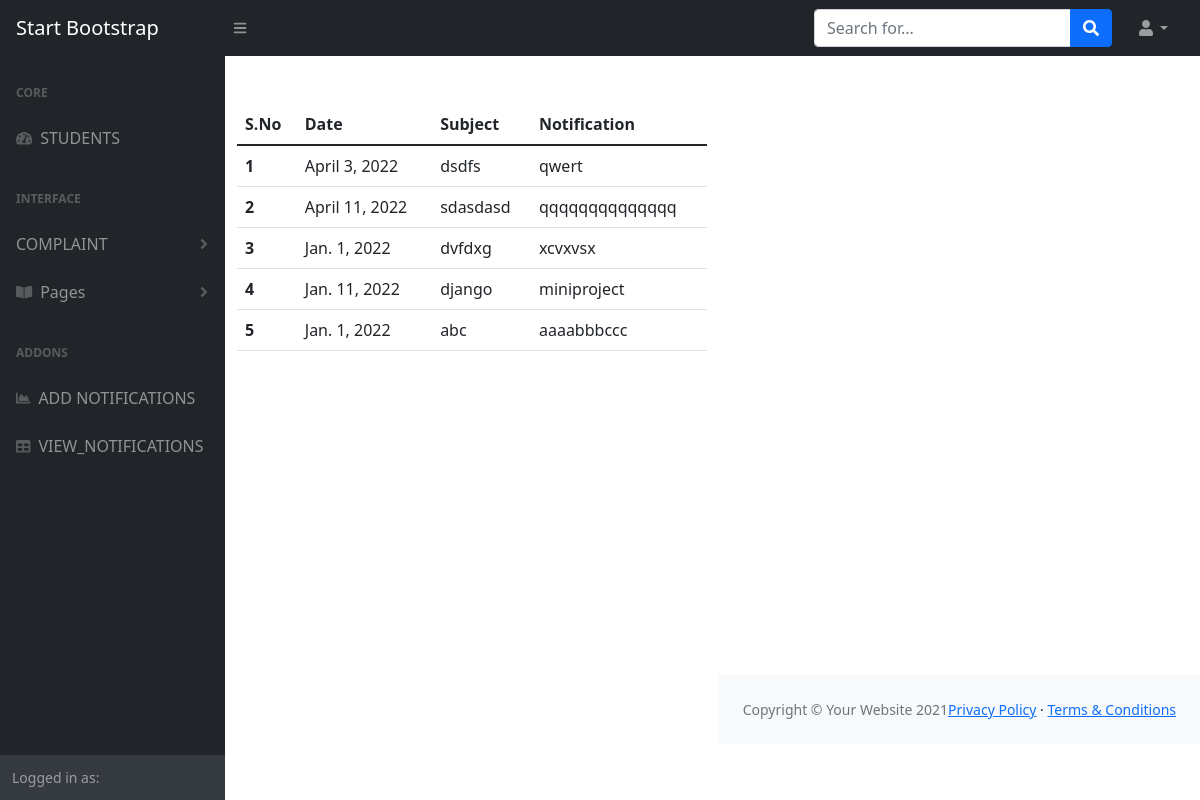
The page /notification_view/ on the database its author committed.
### classroom_app/models.py (models this page shows)
class Notifications(models.Model):
    date = models.DateField()
    subject = models.CharField(max_length=100)
    notification = models.TextField()

### classroom_app/views.py (the view)
# urls.py: path('notification_view/', views.notification_view, name='notification_view'),
def notification_view(request):
    data = Notifications.objects.all()
    context = {
        'data': data
    }
    return render(request, 'notification_view.html',context)

### templates/notification_view.html
{% extends 'admin_home.html' %}
{% block content %}
<table class="table">
  <thead>
    <tr>
      <th scope="col">S.No</th>
      <th scope="col">Date</th>
      <th scope="col">Subject</th>
      <th scope="col">Notification</th>
    </tr>
  </thead>
  <tbody>
  {% for n in data %}
    <tr>
      <th scop="row">{{forloop.counter}}</th>
      <td>{{n.date}}</td>
      <td>{{n.subject}}</td>
      <td>{{n.notification}}</td>
    </tr>
  {% endfor %}
  </tbody>
</table>
{% endblock %}

### rows shown on the page
Notifications: date "April 3, 2022", subject "dsdfs", notification "qwert"
Notifications: date "April 11, 2022", subject "sdasdasd", notification "qqqqqqqqqqqqqq"
Notifications: date "Jan. 1, 2022", subject "dvfdxg", notification "xcvxvsx"
Notifications: date "Jan. 11, 2022", subject "django", notification "miniproject"
Notifications: date "Jan. 1, 2022", subject "abc", notification "aaaabbbccc"
